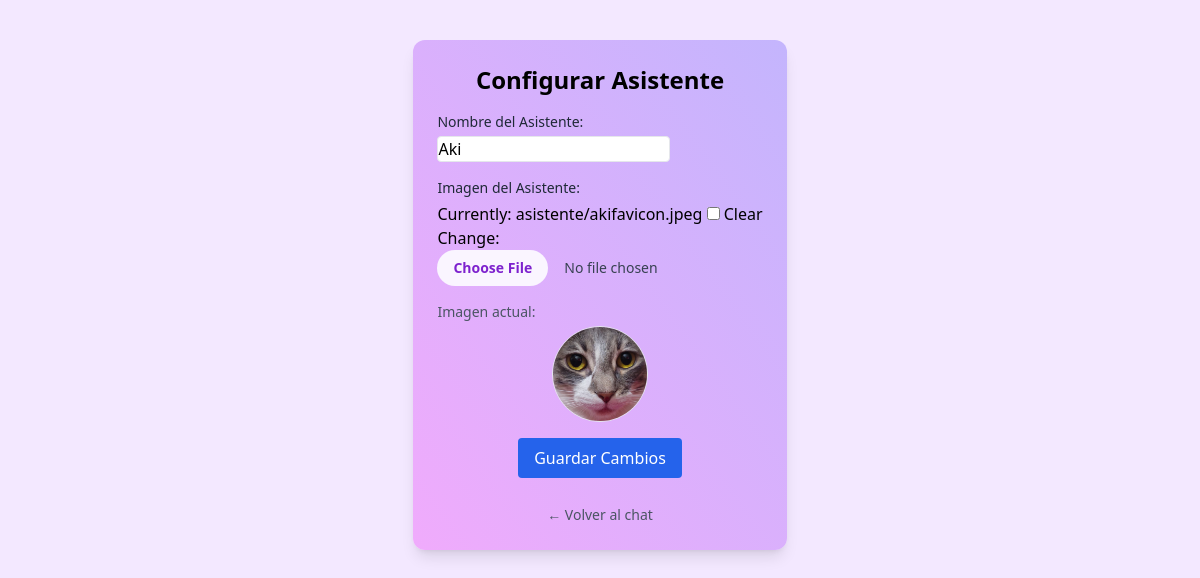
/chat/configurar/, run on the app's committed database.
### chat/models.py (models this page shows, shortened)
class AsistenteConfig(models.Model):
    nombre = models.CharField(max_length=100, default="Mi Asistente")
    imagen = models.ImageField(upload_to='asistente/', null=True, blank=True)

### chat/views.py (the view)
# urls.py: path('configurar/', configurar_asistente, name='configurar_asistente'),
def configurar_asistente(request):
    config = AsistenteConfig.objects.first()
    if not config:
        config = AsistenteConfig.objects.create(nombre="Asistente", imagen=None)
    if request.method == 'POST':
        form = AsistenteConfigForm(request.POST, request.FILES, instance=config)
        if form.is_valid():
            form.save()
            return redirect('configurar_asistente')  # Redirige después de guardar
    else:
        form = AsistenteConfigForm(instance=config)
    return render(request, 'chat/configurar_asistente.html', {'form': form})

### chat/forms.py
class AsistenteConfigForm(forms.ModelForm):
    class Meta:
        model = AsistenteConfig
        fields = ['nombre', 'imagen']
    def __init__(self, *args, **kwargs):
            super().__init__(*args, **kwargs)
            self.fields['nombre'].widget.attrs.update({
                'class': 'form-input border rounded'
            })
            self.fields['imagen'].widget.attrs.update({
                'class': 'block w-full text-sm text-gray-700 file:mr-4 file:py-2 file:px-4 file:rounded-full file:border-0 file:text-sm file:font-semibold file:bg-purple-50 file:text-purple-700 hover:file:bg-purple-100'
            })

### chat/templates/chat/configurar_asistente.html (shortened to what this page needs)
{% extends 'chat/base.html' %}
{% load static %}
{% block content %}
<div class="max-w-xl mx-auto mt-10 p-6 bg-gradient-to-bl from-violet-300 to-fuchsia-300 rounded-xl shadow-lg">
  <h2 class="text-2xl font-bold mb-4 text-center">Configurar Asistente</h2>
  <form method="POST" enctype="multipart/form-data" class="space-y-4">
    <div>
      <label class="block text-sm font-medium text-gray-800 mb-1"
        >Nombre del Asistente:</label
      >
      {{ form.nombre }}
    </div>
    <div>
      <label class="block text-sm font-medium text-gray-800 mb-1"
        >Imagen del Asistente:</label
      >
      {{ form.imagen }} {% if form.instance.imagen %}
      <div class="mt-4">
        <p class="text-sm text-gray-600 mb-1">Imagen actual:</p>
        <img
          src="{{ form.instance.imagen.url }}"
          alt="Asistente"
          class="w-24 h-24 object-cover rounded-full mx-auto border"
        />
      </div>
      {% endif %}
    </div>
    <div class="text-center mt-6">
      <button
        type="submit"
        class="px-4 py-2 bg-blue-600 text-white rounded hover:bg-blue-700 transition"
      >
        Guardar Cambios
      </button>
    </div>
  </form>
  <div class="text-center mt-6">
    <a
      href="{% url 'chat_view' %}"
      class="text-sm text-gray-600 hover:underline"
      >← Volver al chat</a
    >
  </div>
</div>
{% endblock %}

### data on the page
AsistenteConfig: nombre "Aki", instance.imagen (picture)
